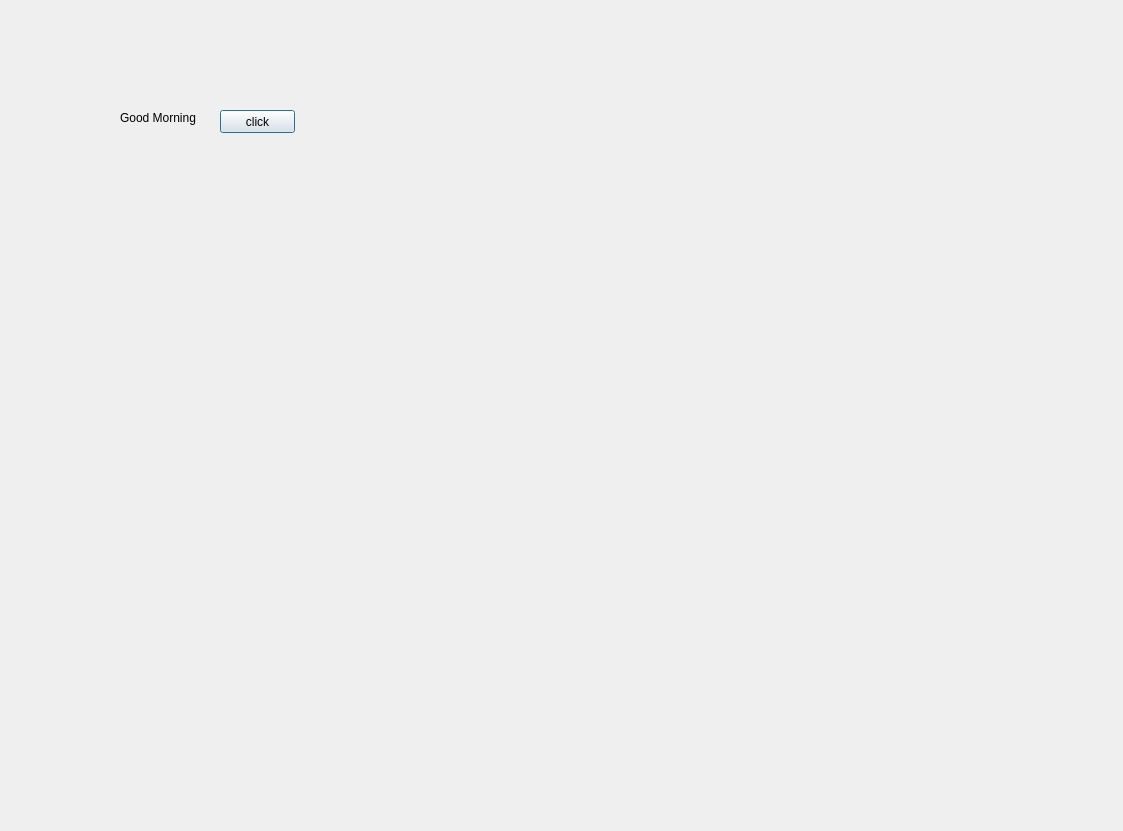
<?xml version="1.0" encoding="UTF-8"?>
<ui version="4.0">
 <class>Dialog</class>
 <widget class="QDialog" name="Dialog">
  <property name="geometry">
   <rect>
    <x>0</x>
    <y>0</y>
    <width>1123</width>
    <height>831</height>
   </rect>
  </property>
  <property name="windowTitle">
   <string>Dialog</string>
  </property>
  <widget class="QLabel" name="lbl">
   <property name="geometry">
    <rect>
     <x>120</x>
     <y>110</y>
     <width>91</width>
     <height>16</height>
    </rect>
   </property>
   <property name="text">
    <string>Good Morning</string>
   </property>
  </widget>
  <widget class="QPushButton" name="pb">
   <property name="geometry">
    <rect>
     <x>220</x>
     <y>110</y>
     <width>75</width>
     <height>23</height>
    </rect>
   </property>
   <property name="text">
    <string>click</string>
   </property>
  </widget>
 </widget>
 <resources/>
 <connections/>
</ui>
